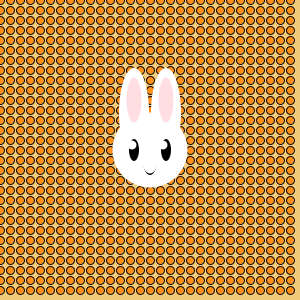
Frame 1 (no input)
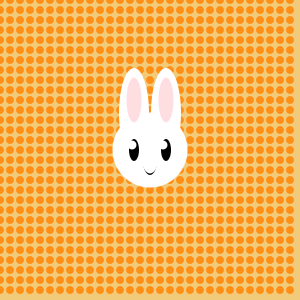
Frame 60 (the mouse pressed at the canvas centre just before this capture)
Frame 120 (the mouse held since frame 60 and released just before this capture): identical to frame 60, image omitted

The Processing sketch that drew these frames (run headless with seeded random() and noise(); from frame 60 on, the mouse is pressed at the canvas centre):

// Processing sketch: processing_82679
// ── processing_82679.pde

int xPos; 
int yPos; 
int i; 
int j; 

void setup(){


size (300, 300);
xPos = width/2;
yPos = height/2; 
i = width;
j= height; 
}


void draw() {

  background (241, 203, 122);
 
  
  for (int i= 0 ; i < width ; i = i+10){
    for (int j= 0; j < height ; j= j+10) {
    
    fill (255, 143, 23);
    ellipse(i, j , 8,8) ;
    
    
    }
  
  }
  
  // Gesicht 
   fill (255);
  noStroke();
  ellipse(xPos, yPos, xPos/2, yPos/2);
  
  // Ohren 
  ellipse(xPos-xPos/9, yPos- yPos/4, 30,90);
  ellipse(xPos+ xPos/9, yPos- yPos/4, 30, 90);
  
  // Ohren Inneres
  fill(255,222,226); 
  ellipse(xPos-xPos/9, yPos- yPos/3, 30/2,90/2);
  ellipse(xPos+ xPos/9, yPos- yPos/3, 30/2, 90/2);
  
  // augen 
  fill (0);
  ellipse (xPos - xPos/9 ,  yPos , 10,22 );
  ellipse (xPos + xPos/9 ,  yPos , 10,22 );
  
  // augen Reflexe 
  fill (255);
  ellipse (xPos - xPos/8 ,  yPos - 5 ,9,9 );
  ellipse (xPos + xPos/11 ,  yPos -5 ,9,9 );
  
  // Mund
  
  fill(0); 
  ellipse (xPos, yPos + yPos/18, 15,34); 
  fill (255); 
  ellipse (xPos, yPos + yPos/20, 17,33); 

}
